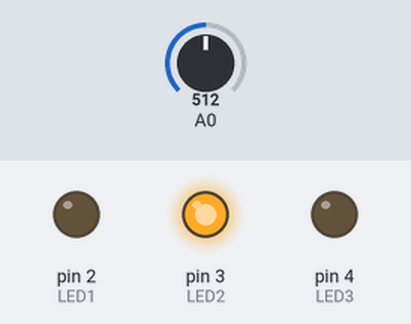
Recording of a sketch running on a simulated Arduino Uno, built with avr-gcc and run on an emulated ATmega328P. On the bench: output pins drawn as LEDs (lit = HIGH). The inputs (shaded band) are chosen by the test bench; at power-on: A0 = 512.

Above: at 1.2 s.
1.3 s: A0 set to 356
2.8 s: A0 set to 327
At 3.6 s:
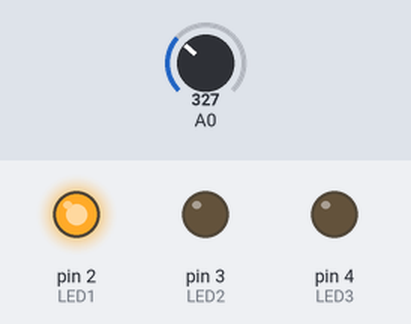
4.3 s: A0 set to 900
At 4.7 s:
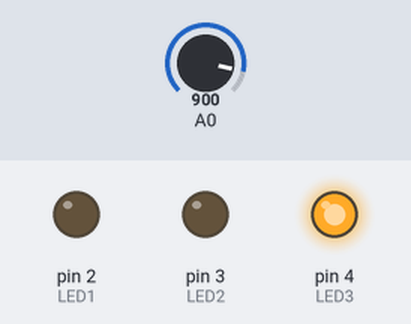
5.8 s: A0 set to 811
7.3 s: A0 set to 787
At 8.2 s:
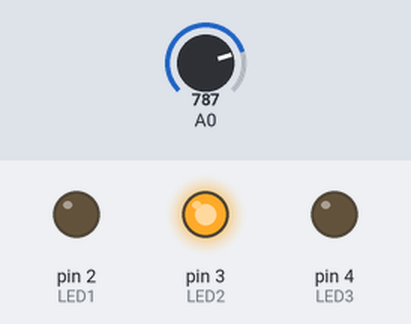
8.8 s: A0 set to 1023
At 9.4 s:
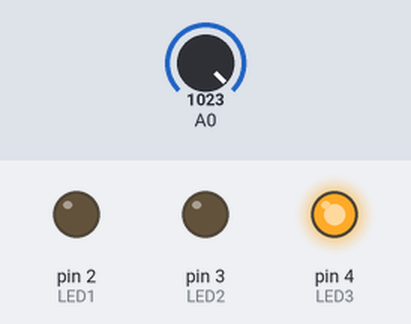
Timing chart, 0 to 11.3 s (numbered marks = the images above; inputs shaded):
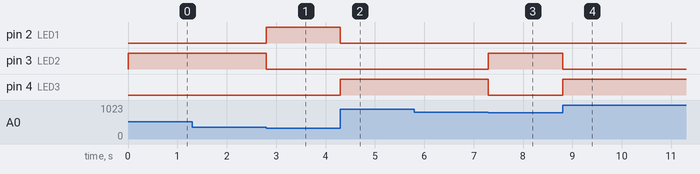

Measured:
- the behaviour switches between 341 and 340 on A0 (found by bisection; images 0 and 1)
- the behaviour switches between 796 and 795 on A0 (found by bisection; images 2 and 3)
- after the input at 1.3 s, every drawn part: stays the same
- after the input at 2.8 s, pin 2 (LED1): LOW → HIGH at once; pin 3 (LED2): HIGH → LOW at once
- after the input at 4.3 s, pin 2 (LED1): HIGH → LOW at once; pin 4 (LED3): LOW → HIGH at once
- after the input at 5.8 s, every drawn part: stays the same
- after the input at 7.3 s, pin 3 (LED2): LOW → HIGH at once; pin 4 (LED3): HIGH → LOW at once
- after the input at 8.8 s, pin 3 (LED2): HIGH → LOW at once; pin 4 (LED3): LOW → HIGH at once

The sketch:

Unit_6_Lab_Program_1_3.ino
```cpp
/*  Title: Unit 6 Program #1.3
 *  Purpose: Light different LEDs based on the knob position using map function
 *  Author: Andy Davis
 *  Date: 4/21/2021
 *  LED1 connected to D2
 *  LED2 connected to D3
 *  LED3 connected to D4
 *  VR1 connected to A0
 */

int analogValue;
const int LED1 = 2;
const int LED2 = 3;
const int LED3 = 4;
int newVal;

void setup() {
  pinMode(LED1,OUTPUT);
  pinMode(LED2,OUTPUT);
  pinMode(LED3,OUTPUT);
}

void loop() {
  analogValue = analogRead(A0); // Variable Resistor (VR1)
  newVal = map(analogValue,0,1023,1,10);
  if (newVal <= 3){
    digitalWrite(LED1, HIGH);
    digitalWrite(LED2, LOW);
    digitalWrite(LED3, LOW);
  }
  else if (newVal > 3 && newVal < 8){
    digitalWrite(LED1, LOW);
    digitalWrite(LED2, HIGH);
    digitalWrite(LED3, LOW);
  }
  else if (newVal >= 8){
    digitalWrite(LED1, LOW);
    digitalWrite(LED2, LOW);
    digitalWrite(LED3, HIGH);
  }
}
```
